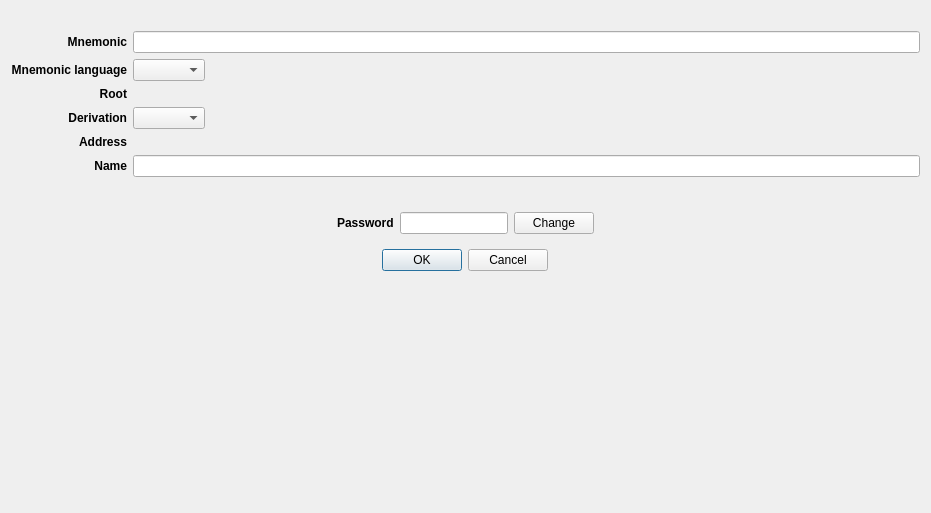
<?xml version="1.0" encoding="UTF-8"?>
<ui version="4.0">
 <class>AccountDerivationCreateDialog</class>
 <widget class="QDialog" name="AccountDerivationCreateDialog">
  <property name="geometry">
   <rect>
    <x>0</x>
    <y>0</y>
    <width>931</width>
    <height>513</height>
   </rect>
  </property>
  <property name="windowTitle">
   <string>Create derived account</string>
  </property>
  <layout class="QVBoxLayout" name="verticalLayout">
   <item alignment="Qt::AlignHCenter">
    <widget class="QLabel" name="imagelabel">
     <property name="sizePolicy">
      <sizepolicy hsizetype="Preferred" vsizetype="Preferred">
       <horstretch>0</horstretch>
       <verstretch>0</verstretch>
      </sizepolicy>
     </property>
     <property name="minimumSize">
      <size>
       <width>0</width>
       <height>0</height>
      </size>
     </property>
     <property name="maximumSize">
      <size>
       <width>200</width>
       <height>200</height>
      </size>
     </property>
     <property name="sizeIncrement">
      <size>
       <width>0</width>
       <height>0</height>
      </size>
     </property>
     <property name="baseSize">
      <size>
       <width>0</width>
       <height>0</height>
      </size>
     </property>
     <property name="text">
      <string/>
     </property>
     <property name="pixmap">
      <pixmap resource="../../icons/tikka.slots.pyqt.resources.icons.index.qrc">:/images/safe_background</pixmap>
     </property>
     <property name="scaledContents">
      <bool>true</bool>
     </property>
     <property name="alignment">
      <set>Qt::AlignCenter</set>
     </property>
    </widget>
   </item>
   <item>
    <layout class="QGridLayout" name="gridLayout">
     <item row="1" column="0">
      <widget class="QLabel" name="mnemonicLanguageLabel">
       <property name="font">
        <font>
         <weight>75</weight>
         <italic>false</italic>
         <bold>true</bold>
        </font>
       </property>
       <property name="text">
        <string>Mnemonic language</string>
       </property>
       <property name="alignment">
        <set>Qt::AlignRight|Qt::AlignTrailing|Qt::AlignVCenter</set>
       </property>
      </widget>
     </item>
     <item row="0" column="1">
      <widget class="QLineEdit" name="mnemonicLineEdit">
       <property name="readOnly">
        <bool>false</bool>
       </property>
      </widget>
     </item>
     <item row="1" column="1">
      <widget class="QComboBox" name="mnemonicLanguageComboBox">
       <property name="sizePolicy">
        <sizepolicy hsizetype="Fixed" vsizetype="Preferred">
         <horstretch>0</horstretch>
         <verstretch>0</verstretch>
        </sizepolicy>
       </property>
      </widget>
     </item>
     <item row="0" column="0">
      <widget class="QLabel" name="mnemonicLabel">
       <property name="font">
        <font>
         <weight>75</weight>
         <bold>true</bold>
        </font>
       </property>
       <property name="text">
        <string>Mnemonic</string>
       </property>
       <property name="alignment">
        <set>Qt::AlignRight|Qt::AlignTrailing|Qt::AlignVCenter</set>
       </property>
      </widget>
     </item>
     <item row="2" column="0">
      <widget class="QLabel" name="rootAddressLabel">
       <property name="font">
        <font>
         <weight>75</weight>
         <bold>true</bold>
        </font>
       </property>
       <property name="text">
        <string>Root</string>
       </property>
       <property name="alignment">
        <set>Qt::AlignRight|Qt::AlignTrailing|Qt::AlignVCenter</set>
       </property>
      </widget>
     </item>
     <item row="3" column="0">
      <widget class="QLabel" name="derivationLabel">
       <property name="font">
        <font>
         <weight>75</weight>
         <bold>true</bold>
        </font>
       </property>
       <property name="text">
        <string>Derivation</string>
       </property>
       <property name="alignment">
        <set>Qt::AlignRight|Qt::AlignTrailing|Qt::AlignVCenter</set>
       </property>
      </widget>
     </item>
     <item row="3" column="1">
      <widget class="QComboBox" name="derivationComboBox">
       <property name="sizePolicy">
        <sizepolicy hsizetype="Fixed" vsizetype="Fixed">
         <horstretch>0</horstretch>
         <verstretch>0</verstretch>
        </sizepolicy>
       </property>
      </widget>
     </item>
     <item row="4" column="0">
      <widget class="QLabel" name="addressLabel">
       <property name="font">
        <font>
         <weight>75</weight>
         <bold>true</bold>
        </font>
       </property>
       <property name="text">
        <string>Address</string>
       </property>
       <property name="alignment">
        <set>Qt::AlignRight|Qt::AlignTrailing|Qt::AlignVCenter</set>
       </property>
      </widget>
     </item>
     <item row="5" column="0">
      <widget class="QLabel" name="nameLabel">
       <property name="font">
        <font>
         <weight>75</weight>
         <bold>true</bold>
        </font>
       </property>
       <property name="text">
        <string>Name</string>
       </property>
       <property name="alignment">
        <set>Qt::AlignRight|Qt::AlignTrailing|Qt::AlignVCenter</set>
       </property>
      </widget>
     </item>
     <item row="5" column="1">
      <widget class="QLineEdit" name="nameLineEdit"/>
     </item>
     <item row="4" column="1">
      <widget class="QLabel" name="addressValueLabel">
       <property name="text">
        <string/>
       </property>
      </widget>
     </item>
     <item row="2" column="1">
      <widget class="QLabel" name="rootAddressValueLabel">
       <property name="text">
        <string/>
       </property>
      </widget>
     </item>
    </layout>
   </item>
   <item>
    <widget class="QLabel" name="errorLabel">
     <property name="styleSheet">
      <string notr="true">color: red</string>
     </property>
     <property name="text">
      <string/>
     </property>
     <property name="alignment">
      <set>Qt::AlignCenter</set>
     </property>
    </widget>
   </item>
   <item>
    <widget class="QFrame" name="passwordFrame">
     <property name="frameShape">
      <enum>QFrame::NoFrame</enum>
     </property>
     <property name="frameShadow">
      <enum>QFrame::Raised</enum>
     </property>
     <layout class="QVBoxLayout" name="verticalLayout_2">
      <item>
       <layout class="QHBoxLayout" name="horizontalLayout">
        <item>
         <spacer name="horizontalSpacer">
          <property name="orientation">
           <enum>Qt::Horizontal</enum>
          </property>
          <property name="sizeHint" stdset="0">
           <size>
            <width>40</width>
            <height>20</height>
           </size>
          </property>
         </spacer>
        </item>
        <item>
         <widget class="QLabel" name="passwordLabel">
          <property name="sizePolicy">
           <sizepolicy hsizetype="Fixed" vsizetype="Preferred">
            <horstretch>0</horstretch>
            <verstretch>0</verstretch>
           </sizepolicy>
          </property>
          <property name="sizeIncrement">
           <size>
            <width>0</width>
            <height>0</height>
           </size>
          </property>
          <property name="font">
           <font>
            <weight>75</weight>
            <bold>true</bold>
           </font>
          </property>
          <property name="text">
           <string>Password</string>
          </property>
          <property name="alignment">
           <set>Qt::AlignLeading|Qt::AlignLeft|Qt::AlignVCenter</set>
          </property>
         </widget>
        </item>
        <item>
         <widget class="QLineEdit" name="passwordLineEdit">
          <property name="sizePolicy">
           <sizepolicy hsizetype="Fixed" vsizetype="Fixed">
            <horstretch>0</horstretch>
            <verstretch>0</verstretch>
           </sizepolicy>
          </property>
          <property name="maxLength">
           <number>20</number>
          </property>
          <property name="alignment">
           <set>Qt::AlignCenter</set>
          </property>
          <property name="readOnly">
           <bool>true</bool>
          </property>
         </widget>
        </item>
        <item>
         <widget class="QPushButton" name="passwordChangeButton">
          <property name="sizePolicy">
           <sizepolicy hsizetype="Fixed" vsizetype="Fixed">
            <horstretch>0</horstretch>
            <verstretch>0</verstretch>
           </sizepolicy>
          </property>
          <property name="text">
           <string>Change</string>
          </property>
          <property name="icon">
           <iconset resource="../../icons/tikka.slots.pyqt.resources.icons.index.qrc">
            <normaloff>:/icons/refresh_icon</normaloff>:/icons/refresh_icon</iconset>
          </property>
         </widget>
        </item>
        <item>
         <spacer name="horizontalSpacer_2">
          <property name="orientation">
           <enum>Qt::Horizontal</enum>
          </property>
          <property name="sizeHint" stdset="0">
           <size>
            <width>40</width>
            <height>20</height>
           </size>
          </property>
         </spacer>
        </item>
       </layout>
      </item>
     </layout>
    </widget>
   </item>
   <item alignment="Qt::AlignHCenter">
    <widget class="QDialogButtonBox" name="buttonBox">
     <property name="orientation">
      <enum>Qt::Horizontal</enum>
     </property>
     <property name="standardButtons">
      <set>QDialogButtonBox::Cancel|QDialogButtonBox::Ok</set>
     </property>
    </widget>
   </item>
   <item>
    <spacer name="verticalSpacer">
     <property name="orientation">
      <enum>Qt::Vertical</enum>
     </property>
     <property name="sizeHint" stdset="0">
      <size>
       <width>20</width>
       <height>40</height>
      </size>
     </property>
    </spacer>
   </item>
  </layout>
 </widget>
 <resources>
  <include location="../../icons/tikka.slots.pyqt.resources.icons.index.qrc"/>
 </resources>
 <connections>
  <connection>
   <sender>buttonBox</sender>
   <signal>accepted()</signal>
   <receiver>AccountDerivationCreateDialog</receiver>
   <slot>accept()</slot>
   <hints>
    <hint type="sourcelabel">
     <x>248</x>
     <y>254</y>
    </hint>
    <hint type="destinationlabel">
     <x>157</x>
     <y>274</y>
    </hint>
   </hints>
  </connection>
  <connection>
   <sender>buttonBox</sender>
   <signal>rejected()</signal>
   <receiver>AccountDerivationCreateDialog</receiver>
   <slot>reject()</slot>
   <hints>
    <hint type="sourcelabel">
     <x>316</x>
     <y>260</y>
    </hint>
    <hint type="destinationlabel">
     <x>286</x>
     <y>274</y>
    </hint>
   </hints>
  </connection>
 </connections>
</ui>
